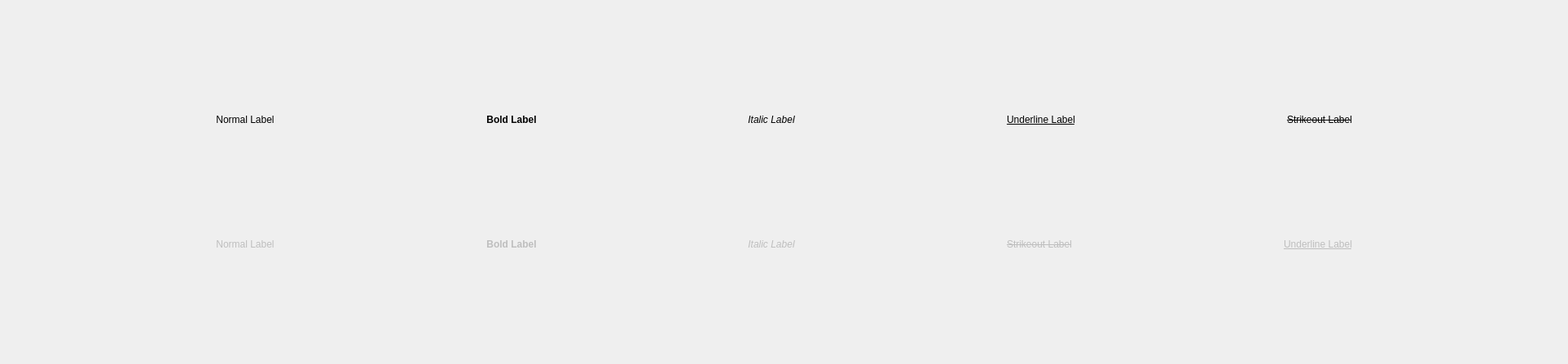
          <widget class="QWidget" name="page_4">
           <property name="geometry">
            <rect>
             <x>0</x>
             <y>0</y>
             <width>1925</width>
             <height>447</height>
            </rect>
           </property>
           <attribute name="label">
            <string>Labels</string>
           </attribute>
           <layout class="QVBoxLayout" name="verticalLayout_16">
            <item>
             <spacer name="verticalSpacer_2">
              <property name="orientation">
               <enum>Qt::Orientation::Vertical</enum>
              </property>
              <property name="sizeHint" stdset="0">
               <size>
                <width>20</width>
                <height>40</height>
               </size>
              </property>
             </spacer>
            </item>
            <item>
             <layout class="QHBoxLayout" name="horizontalLayout_2">
              <item>
               <spacer name="horizontalSpacer_6">
                <property name="orientation">
                 <enum>Qt::Orientation::Horizontal</enum>
                </property>
                <property name="sizeHint" stdset="0">
                 <size>
                  <width>40</width>
                  <height>20</height>
                 </size>
                </property>
               </spacer>
              </item>
              <item>
               <widget class="QLabel" name="label_4">
                <property name="text">
                 <string>Normal Label</string>
                </property>
                <property name="alignment">
                 <set>Qt::AlignmentFlag::AlignCenter</set>
                </property>
               </widget>
              </item>
              <item>
               <spacer name="horizontalSpacer_8">
                <property name="orientation">
                 <enum>Qt::Orientation::Horizontal</enum>
                </property>
                <property name="sizeHint" stdset="0">
                 <size>
                  <width>40</width>
                  <height>20</height>
                 </size>
                </property>
               </spacer>
              </item>
              <item>
               <widget class="QLabel" name="label_5">
                <property name="font">
                 <font>
                  <bold>true</bold>
                 </font>
                </property>
                <property name="text">
                 <string>Bold Label</string>
                </property>
                <property name="alignment">
                 <set>Qt::AlignmentFlag::AlignCenter</set>
                </property>
               </widget>
              </item>
              <item>
               <spacer name="horizontalSpacer_9">
                <property name="orientation">
                 <enum>Qt::Orientation::Horizontal</enum>
                </property>
                <property name="sizeHint" stdset="0">
                 <size>
                  <width>40</width>
                  <height>20</height>
                 </size>
                </property>
               </spacer>
              </item>
              <item>
               <widget class="QLabel" name="label_6">
                <property name="font">
                 <font>
                  <italic>true</italic>
                 </font>
                </property>
                <property name="text">
                 <string>Italic Label</string>
                </property>
                <property name="alignment">
                 <set>Qt::AlignmentFlag::AlignCenter</set>
                </property>
               </widget>
              </item>
              <item>
               <spacer name="horizontalSpacer_10">
                <property name="orientation">
                 <enum>Qt::Orientation::Horizontal</enum>
                </property>
                <property name="sizeHint" stdset="0">
                 <size>
                  <width>40</width>
                  <height>20</height>
                 </size>
                </property>
               </spacer>
              </item>
              <item>
               <widget class="QLabel" name="label_7">
                <property name="font">
                 <font>
                  <italic>false</italic>
                  <underline>true</underline>
                 </font>
                </property>
                <property name="text">
                 <string>Underline Label</string>
                </property>
                <property name="alignment">
                 <set>Qt::AlignmentFlag::AlignCenter</set>
                </property>
               </widget>
              </item>
              <item>
               <spacer name="horizontalSpacer_11">
                <property name="orientation">
                 <enum>Qt::Orientation::Horizontal</enum>
                </property>
                <property name="sizeHint" stdset="0">
                 <size>
                  <width>40</width>
                  <height>20</height>
                 </size>
                </property>
               </spacer>
              </item>
              <item>
               <widget class="QLabel" name="label_8">
                <property name="font">
                 <font>
                  <strikeout>true</strikeout>
                 </font>
                </property>
                <property name="text">
                 <string>Strikeout Label</string>
                </property>
                <property name="alignment">
                 <set>Qt::AlignmentFlag::AlignCenter</set>
                </property>
               </widget>
              </item>
              <item>
               <spacer name="horizontalSpacer_4">
                <property name="orientation">
                 <enum>Qt::Orientation::Horizontal</enum>
                </property>
                <property name="sizeHint" stdset="0">
                 <size>
                  <width>40</width>
                  <height>20</height>
                 </size>
                </property>
               </spacer>
              </item>
             </layout>
            </item>
            <item>
             <spacer name="verticalSpacer_7">
              <property name="orientation">
               <enum>Qt::Orientation::Vertical</enum>
              </property>
              <property name="sizeHint" stdset="0">
               <size>
                <width>20</width>
                <height>40</height>
               </size>
              </property>
             </spacer>
            </item>
            <item>
             <layout class="QHBoxLayout" name="horizontalLayout_5">
              <item>
               <spacer name="horizontalSpacer_7">
                <property name="orientation">
                 <enum>Qt::Orientation::Horizontal</enum>
                </property>
                <property name="sizeHint" stdset="0">
                 <size>
                  <width>40</width>
                  <height>20</height>
                 </size>
                </property>
               </spacer>
              </item>
              <item>
               <widget class="QLabel" name="label_11">
                <property name="enabled">
                 <bool>false</bool>
                </property>
                <property name="text">
                 <string>Normal Label</string>
                </property>
                <property name="alignment">
                 <set>Qt::AlignmentFlag::AlignCenter</set>
                </property>
               </widget>
              </item>
              <item>
               <spacer name="horizontalSpacer_12">
                <property name="orientation">
                 <enum>Qt::Orientation::Horizontal</enum>
                </property>
                <property name="sizeHint" stdset="0">
                 <size>
                  <width>40</width>
                  <height>20</height>
                 </size>
                </property>
               </spacer>
              </item>
              <item>
               <widget class="QLabel" name="label_13">
                <property name="enabled">
                 <bool>false</bool>
                </property>
                <property name="font">
                 <font>
                  <bold>true</bold>
                 </font>
                </property>
                <property name="text">
                 <string>Bold Label</string>
                </property>
                <property name="alignment">
                 <set>Qt::AlignmentFlag::AlignCenter</set>
                </property>
               </widget>
              </item>
              <item>
               <spacer name="horizontalSpacer_13">
                <property name="orientation">
                 <enum>Qt::Orientation::Horizontal</enum>
                </property>
                <property name="sizeHint" stdset="0">
                 <size>
                  <width>40</width>
                  <height>20</height>
                 </size>
                </property>
               </spacer>
              </item>
              <item>
               <widget class="QLabel" name="label_10">
                <property name="enabled">
                 <bool>false</bool>
                </property>
                <property name="font">
                 <font>
                  <italic>true</italic>
                 </font>
                </property>
                <property name="text">
                 <string>Italic Label</string>
                </property>
                <property name="alignment">
                 <set>Qt::AlignmentFlag::AlignCenter</set>
                </property>
               </widget>
              </item>
              <item>
               <spacer name="horizontalSpacer_14">
                <property name="orientation">
                 <enum>Qt::Orientation::Horizontal</enum>
                </property>
                <property name="sizeHint" stdset="0">
                 <size>
                  <width>40</width>
                  <height>20</height>
                 </size>
                </property>
               </spacer>
              </item>
              <item>
               <widget class="QLabel" name="label_9">
                <property name="enabled">
                 <bool>false</bool>
                </property>
                <property name="font">
                 <font>
                  <strikeout>true</strikeout>
                 </font>
                </property>
                <property name="text">
                 <string>Strikeout Label</string>
                </property>
                <property name="alignment">
                 <set>Qt::AlignmentFlag::AlignCenter</set>
                </property>
               </widget>
              </item>
              <item>
               <spacer name="horizontalSpacer_15">
                <property name="orientation">
                 <enum>Qt::Orientation::Horizontal</enum>
                </property>
                <property name="sizeHint" stdset="0">
                 <size>
                  <width>40</width>
                  <height>20</height>
                 </size>
                </property>
               </spacer>
              </item>
              <item>
               <widget class="QLabel" name="label_12">
                <property name="enabled">
                 <bool>false</bool>
                </property>
                <property name="font">
                 <font>
                  <italic>false</italic>
                  <underline>true</underline>
                 </font>
                </property>
                <property name="text">
                 <string>Underline Label</string>
                </property>
                <property name="alignment">
                 <set>Qt::AlignmentFlag::AlignCenter</set>
                </property>
               </widget>
              </item>
              <item>
               <spacer name="horizontalSpacer_5">
                <property name="orientation">
                 <enum>Qt::Orientation::Horizontal</enum>
                </property>
                <property name="sizeHint" stdset="0">
                 <size>
                  <width>40</width>
                  <height>20</height>
                 </size>
                </property>
               </spacer>
              </item>
             </layout>
            </item>
            <item>
             <spacer name="verticalSpacer">
              <property name="orientation">
               <enum>Qt::Orientation::Vertical</enum>
              </property>
              <property name="sizeHint" stdset="0">
               <size>
                <width>20</width>
                <height>40</height>
               </size>
              </property>
             </spacer>
            </item>
           </layout>
          </widget>
